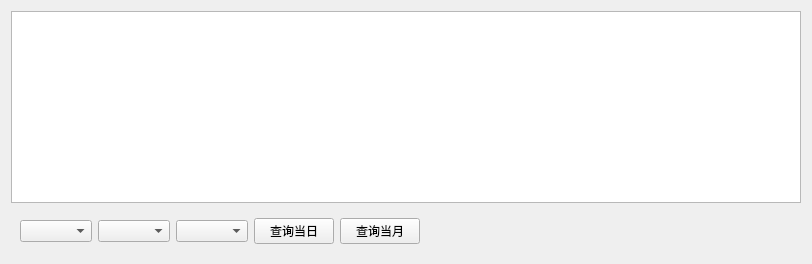
          <widget class="QWidget" name="tabStaMonth">
           <attribute name="title">
            <string>月销售情况</string>
           </attribute>
           <layout class="QVBoxLayout" name="verticalLayout_16">
            <item>
             <widget class="QTableView" name="tableViewStaMonth"/>
            </item>
            <item>
             <widget class="QWidget" name="widget_5" native="true">
              <property name="minimumSize">
               <size>
                <width>0</width>
                <height>20</height>
               </size>
              </property>
              <layout class="QHBoxLayout" name="horizontalLayout_3">
               <item>
                <widget class="QComboBox" name="comboBoxStaYearM">
                 <property name="minimumSize">
                  <size>
                   <width>0</width>
                   <height>18</height>
                  </size>
                 </property>
                </widget>
               </item>
               <item>
                <widget class="QComboBox" name="comboBoxStaMonthM">
                 <property name="minimumSize">
                  <size>
                   <width>0</width>
                   <height>18</height>
                  </size>
                 </property>
                </widget>
               </item>
               <item>
                <widget class="QComboBox" name="comboBoxStaDayM">
                 <property name="minimumSize">
                  <size>
                   <width>0</width>
                   <height>18</height>
                  </size>
                 </property>
                </widget>
               </item>
               <item>
                <widget class="QPushButton" name="staYearMButton">
                 <property name="text">
                  <string>查询当日</string>
                 </property>
                </widget>
               </item>
               <item>
                <widget class="QPushButton" name="staYearMButton2">
                 <property name="text">
                  <string>查询当月</string>
                 </property>
                </widget>
               </item>
               <item>
                <spacer name="horizontalSpacer_3">
                 <property name="orientation">
                  <enum>Qt::Horizontal</enum>
                 </property>
                 <property name="sizeHint" stdset="0">
                  <size>
                   <width>372</width>
                   <height>20</height>
                  </size>
                 </property>
                </spacer>
               </item>
              </layout>
             </widget>
            </item>
           </layout>
          </widget>
